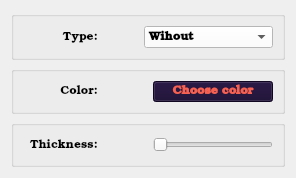
                <widget class="QWidget" name="tab_4">
                 <attribute name="title">
                  <string>Points</string>
                 </attribute>
                 <layout class="QVBoxLayout" name="verticalLayout_13">
                  <item>
                   <widget class="QWidget" name="widget_5" native="true">
                    <layout class="QVBoxLayout" name="verticalLayout_14">
                     <property name="spacing">
                      <number>6</number>
                     </property>
                     <property name="leftMargin">
                      <number>0</number>
                     </property>
                     <property name="topMargin">
                      <number>0</number>
                     </property>
                     <property name="rightMargin">
                      <number>0</number>
                     </property>
                     <property name="bottomMargin">
                      <number>0</number>
                     </property>
                     <item>
                      <widget class="QGroupBox" name="groupBox_23">
                       <property name="title">
                        <string/>
                       </property>
                       <layout class="QHBoxLayout" name="horizontalLayout_15">
                        <item>
                         <widget class="QLabel" name="label_9">
                          <property name="minimumSize">
                           <size>
                            <width>75</width>
                            <height>0</height>
                           </size>
                          </property>
                          <property name="font">
                           <font>
                            <family>URW Bookman</family>
                            <bold>false</bold>
                           </font>
                          </property>
                          <property name="text">
                           <string>Type:</string>
                          </property>
                          <property name="alignment">
                           <set>Qt::AlignRight|Qt::AlignTrailing|Qt::AlignVCenter</set>
                          </property>
                         </widget>
                        </item>
                        <item>
                         <spacer name="horizontalSpacer_4">
                          <property name="orientation">
                           <enum>Qt::Horizontal</enum>
                          </property>
                          <property name="sizeHint" stdset="0">
                           <size>
                            <width>40</width>
                            <height>20</height>
                           </size>
                          </property>
                         </spacer>
                        </item>
                        <item>
                         <widget class="QComboBox" name="Choice_points">
                          <property name="minimumSize">
                           <size>
                            <width>129</width>
                            <height>0</height>
                           </size>
                          </property>
                          <property name="palette">
                           <palette>
                            <active>
                             <colorrole role="Button">
                              <brush brushstyle="SolidPattern">
                               <color alpha="255">
                                <red>255</red>
                                <green>255</green>
                                <blue>255</blue>
                               </color>
                              </brush>
                             </colorrole>
                             <colorrole role="ButtonText">
                              <brush brushstyle="SolidPattern">
                               <color alpha="255">
                                <red>0</red>
                                <green>0</green>
                                <blue>0</blue>
                               </color>
                              </brush>
                             </colorrole>
                             <colorrole role="Base">
                              <brush brushstyle="SolidPattern">
                               <color alpha="255">
                                <red>255</red>
                                <green>255</green>
                                <blue>255</blue>
                               </color>
                              </brush>
                             </colorrole>
                             <colorrole role="Window">
                              <brush brushstyle="SolidPattern">
                               <color alpha="255">
                                <red>255</red>
                                <green>255</green>
                                <blue>255</blue>
                               </color>
                              </brush>
                             </colorrole>
                            </active>
                            <inactive>
                             <colorrole role="Button">
                              <brush brushstyle="SolidPattern">
                               <color alpha="255">
                                <red>255</red>
                                <green>255</green>
                                <blue>255</blue>
                               </color>
                              </brush>
                             </colorrole>
                             <colorrole role="ButtonText">
                              <brush brushstyle="SolidPattern">
                               <color alpha="255">
                                <red>0</red>
                                <green>0</green>
                                <blue>0</blue>
                               </color>
                              </brush>
                             </colorrole>
                             <colorrole role="Base">
                              <brush brushstyle="SolidPattern">
                               <color alpha="255">
                                <red>255</red>
                                <green>255</green>
                                <blue>255</blue>
                               </color>
                              </brush>
                             </colorrole>
                             <colorrole role="Window">
                              <brush brushstyle="SolidPattern">
                               <color alpha="255">
                                <red>255</red>
                                <green>255</green>
                                <blue>255</blue>
                               </color>
                              </brush>
                             </colorrole>
                            </inactive>
                            <disabled>
                             <colorrole role="Button">
                              <brush brushstyle="SolidPattern">
                               <color alpha="255">
                                <red>255</red>
                                <green>255</green>
                                <blue>255</blue>
                               </color>
                              </brush>
                             </colorrole>
                             <colorrole role="ButtonText">
                              <brush brushstyle="SolidPattern">
                               <color alpha="255">
                                <red>190</red>
                                <green>190</green>
                                <blue>190</blue>
                               </color>
                              </brush>
                             </colorrole>
                             <colorrole role="Base">
                              <brush brushstyle="SolidPattern">
                               <color alpha="255">
                                <red>255</red>
                                <green>255</green>
                                <blue>255</blue>
                               </color>
                              </brush>
                             </colorrole>
                             <colorrole role="Window">
                              <brush brushstyle="SolidPattern">
                               <color alpha="255">
                                <red>255</red>
                                <green>255</green>
                                <blue>255</blue>
                               </color>
                              </brush>
                             </colorrole>
                            </disabled>
                           </palette>
                          </property>
                          <property name="font">
                           <font>
                            <family>URW Bookman</family>
                            <bold>true</bold>
                           </font>
                          </property>
                          <item>
                           <property name="text">
                            <string>Wihout</string>
                           </property>
                          </item>
                          <item>
                           <property name="text">
                            <string>Square</string>
                           </property>
                          </item>
                          <item>
                           <property name="text">
                            <string>Round</string>
                           </property>
                          </item>
                         </widget>
                        </item>
                       </layout>
                      </widget>
                     </item>
                     <item>
                      <widget class="QGroupBox" name="groupBox_24">
                       <property name="title">
                        <string/>
                       </property>
                       <layout class="QHBoxLayout" name="horizontalLayout_16">
                        <item>
                         <widget class="QLabel" name="label_10">
                          <property name="minimumSize">
                           <size>
                            <width>75</width>
                            <height>0</height>
                           </size>
                          </property>
                          <property name="font">
                           <font>
                            <family>URW Bookman</family>
                            <bold>false</bold>
                           </font>
                          </property>
                          <property name="text">
                           <string>Color:</string>
                          </property>
                          <property name="alignment">
                           <set>Qt::AlignRight|Qt::AlignTrailing|Qt::AlignVCenter</set>
                          </property>
                         </widget>
                        </item>
                        <item>
                         <spacer name="horizontalSpacer_5">
                          <property name="orientation">
                           <enum>Qt::Horizontal</enum>
                          </property>
                          <property name="sizeHint" stdset="0">
                           <size>
                            <width>40</width>
                            <height>20</height>
                           </size>
                          </property>
                         </spacer>
                        </item>
                        <item>
                         <widget class="QPushButton" name="color_points_but">
                          <property name="minimumSize">
                           <size>
                            <width>120</width>
                            <height>0</height>
                           </size>
                          </property>
                          <property name="palette">
                           <palette>
                            <active>
                             <colorrole role="WindowText">
                              <brush brushstyle="SolidPattern">
                               <color alpha="255">
                                <red>255</red>
                                <green>255</green>
                                <blue>255</blue>
                               </color>
                              </brush>
                             </colorrole>
                             <colorrole role="Button">
                              <brush brushstyle="SolidPattern">
                               <color alpha="255">
                                <red>22</red>
                                <green>8</green>
                                <blue>47</blue>
                               </color>
                              </brush>
                             </colorrole>
                             <colorrole role="Text">
                              <brush brushstyle="SolidPattern">
                               <color alpha="255">
                                <red>255</red>
                                <green>255</green>
                                <blue>255</blue>
                               </color>
                              </brush>
                             </colorrole>
                             <colorrole role="ButtonText">
                              <brush brushstyle="SolidPattern">
                               <color alpha="255">
                                <red>246</red>
                                <green>97</green>
                                <blue>81</blue>
                               </color>
                              </brush>
                             </colorrole>
                             <colorrole role="Base">
                              <brush brushstyle="SolidPattern">
                               <color alpha="255">
                                <red>22</red>
                                <green>8</green>
                                <blue>47</blue>
                               </color>
                              </brush>
                             </colorrole>
                             <colorrole role="Window">
                              <brush brushstyle="SolidPattern">
                               <color alpha="255">
                                <red>22</red>
                                <green>8</green>
                                <blue>47</blue>
                               </color>
                              </brush>
                             </colorrole>
                             <colorrole role="PlaceholderText">
                              <brush brushstyle="SolidPattern">
                               <color alpha="128">
                                <red>255</red>
                                <green>255</green>
                                <blue>255</blue>
                               </color>
                              </brush>
                             </colorrole>
                            </active>
                            <inactive>
                             <colorrole role="WindowText">
                              <brush brushstyle="SolidPattern">
                               <color alpha="255">
                                <red>255</red>
                                <green>255</green>
                                <blue>255</blue>
                               </color>
                              </brush>
                             </colorrole>
                             <colorrole role="Button">
                              <brush brushstyle="SolidPattern">
                               <color alpha="255">
                                <red>22</red>
                                <green>8</green>
                                <blue>47</blue>
                               </color>
                              </brush>
                             </colorrole>
                             <colorrole role="Text">
                              <brush brushstyle="SolidPattern">
                               <color alpha="255">
                                <red>255</red>
                                <green>255</green>
                                <blue>255</blue>
                               </color>
                              </brush>
                             </colorrole>
                             <colorrole role="ButtonText">
                              <brush brushstyle="SolidPattern">
                               <color alpha="255">
                                <red>246</red>
                                <green>97</green>
                                <blue>81</blue>
                               </color>
                              </brush>
                             </colorrole>
                             <colorrole role="Base">
                              <brush brushstyle="SolidPattern">
                               <color alpha="255">
                                <red>22</red>
                                <green>8</green>
                                <blue>47</blue>
                               </color>
                              </brush>
                             </colorrole>
                             <colorrole role="Window">
                              <brush brushstyle="SolidPattern">
                               <color alpha="255">
                                <red>22</red>
                                <green>8</green>
                                <blue>47</blue>
                               </color>
                              </brush>
                             </colorrole>
                             <colorrole role="PlaceholderText">
                              <brush brushstyle="SolidPattern">
                               <color alpha="128">
                                <red>255</red>
                                <green>255</green>
                                <blue>255</blue>
                               </color>
                              </brush>
                             </colorrole>
                            </inactive>
                            <disabled>
                             <colorrole role="WindowText">
                              <brush brushstyle="SolidPattern">
                               <color alpha="255">
                                <red>255</red>
                                <green>255</green>
                                <blue>255</blue>
                               </color>
                              </brush>
                             </colorrole>
                             <colorrole role="Button">
                              <brush brushstyle="SolidPattern">
                               <color alpha="255">
                                <red>22</red>
                                <green>8</green>
                                <blue>47</blue>
                               </color>
                              </brush>
                             </colorrole>
                             <colorrole role="Text">
                              <brush brushstyle="SolidPattern">
                               <color alpha="255">
                                <red>255</red>
                                <green>255</green>
                                <blue>255</blue>
                               </color>
                              </brush>
                             </colorrole>
                             <colorrole role="ButtonText">
                              <brush brushstyle="SolidPattern">
                               <color alpha="255">
                                <red>190</red>
                                <green>190</green>
                                <blue>190</blue>
                               </color>
                              </brush>
                             </colorrole>
                             <colorrole role="Base">
                              <brush brushstyle="SolidPattern">
                               <color alpha="255">
                                <red>22</red>
                                <green>8</green>
                                <blue>47</blue>
                               </color>
                              </brush>
                             </colorrole>
                             <colorrole role="Window">
                              <brush brushstyle="SolidPattern">
                               <color alpha="255">
                                <red>22</red>
                                <green>8</green>
                                <blue>47</blue>
                               </color>
                              </brush>
                             </colorrole>
                             <colorrole role="PlaceholderText">
                              <brush brushstyle="SolidPattern">
                               <color alpha="128">
                                <red>255</red>
                                <green>255</green>
                                <blue>255</blue>
                               </color>
                              </brush>
                             </colorrole>
                            </disabled>
                           </palette>
                          </property>
                          <property name="font">
                           <font>
                            <family>URW Bookman</family>
                            <bold>true</bold>
                           </font>
                          </property>
                          <property name="text">
                           <string>Choose color</string>
                          </property>
                         </widget>
                        </item>
                       </layout>
                      </widget>
                     </item>
                     <item>
                      <widget class="QGroupBox" name="groupBox_25">
                       <property name="title">
                        <string/>
                       </property>
                       <layout class="QHBoxLayout" name="horizontalLayout_17">
                        <item>
                         <widget class="QLabel" name="label_11">
                          <property name="minimumSize">
                           <size>
                            <width>75</width>
                            <height>0</height>
                           </size>
                          </property>
                          <property name="font">
                           <font>
                            <family>URW Bookman</family>
                            <bold>false</bold>
                           </font>
                          </property>
                          <property name="text">
                           <string>Thickness:</string>
                          </property>
                          <property name="alignment">
                           <set>Qt::AlignRight|Qt::AlignTrailing|Qt::AlignVCenter</set>
                          </property>
                         </widget>
                        </item>
                        <item>
                         <spacer name="horizontalSpacer_6">
                          <property name="orientation">
                           <enum>Qt::Horizontal</enum>
                          </property>
                          <property name="sizeHint" stdset="0">
                           <size>
                            <width>40</width>
                            <height>20</height>
                           </size>
                          </property>
                         </spacer>
                        </item>
                        <item>
                         <widget class="QSlider" name="horizontalSlider">
                          <property name="minimumSize">
                           <size>
                            <width>120</width>
                            <height>0</height>
                           </size>
                          </property>
                          <property name="minimum">
                           <number>1</number>
                          </property>
                          <property name="maximum">
                           <number>15</number>
                          </property>
                          <property name="orientation">
                           <enum>Qt::Horizontal</enum>
                          </property>
                         </widget>
                        </item>
                       </layout>
                      </widget>
                     </item>
                    </layout>
                   </widget>
                  </item>
                 </layout>
                </widget>
